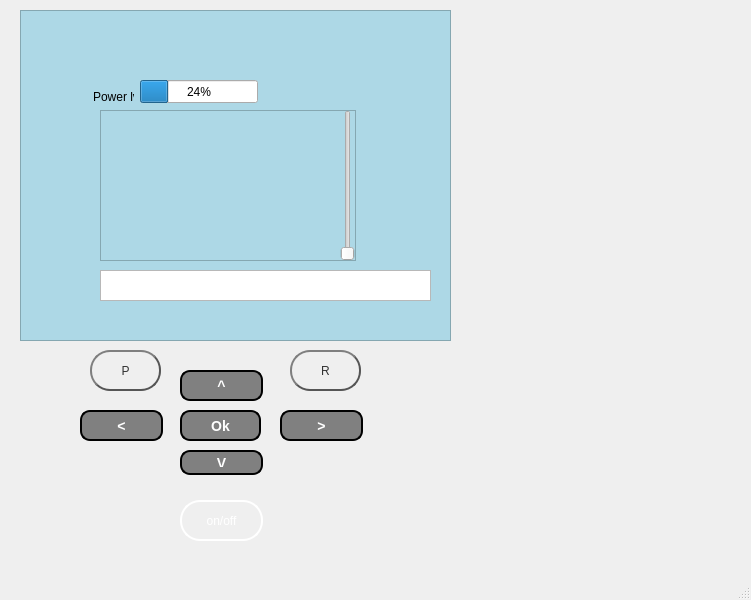
<?xml version="1.0" encoding="UTF-8"?>
<ui version="4.0">
 <class>MainWindow</class>
 <widget class="QMainWindow" name="MainWindow">
  <property name="geometry">
   <rect>
    <x>0</x>
    <y>0</y>
    <width>751</width>
    <height>600</height>
   </rect>
  </property>
  <property name="windowTitle">
   <string>MainWindow</string>
  </property>
  <widget class="QWidget" name="centralwidget">
   <widget class="QPushButton" name="pushButton">
    <property name="geometry">
     <rect>
      <x>180</x>
      <y>410</y>
      <width>81</width>
      <height>31</height>
     </rect>
    </property>
    <property name="styleSheet">
     <string notr="true">background-color:grey;
color:white;
border-style:outset;
border-width:2px;
border-radius:10px;
border-color:black;
font:bold 14px;
padding:6px;
min-width:10px;</string>
    </property>
    <property name="text">
     <string>Ok</string>
    </property>
   </widget>
   <widget class="QPushButton" name="pushButton_2">
    <property name="geometry">
     <rect>
      <x>180</x>
      <y>370</y>
      <width>83</width>
      <height>31</height>
     </rect>
    </property>
    <property name="styleSheet">
     <string notr="true">background-color:grey;
color:white;
border-style:outset;
border-width:2px;
border-radius:10px;
border-color:black;
font:bold 14px;
padding:6px;
min-width:10px;</string>
    </property>
    <property name="text">
     <string>^</string>
    </property>
   </widget>
   <widget class="QPushButton" name="pushButton_3">
    <property name="geometry">
     <rect>
      <x>180</x>
      <y>450</y>
      <width>83</width>
      <height>25</height>
     </rect>
    </property>
    <property name="styleSheet">
     <string notr="true">background-color:grey;
color:white;
border-style:outset;
border-width:2px;
border-radius:10px;
border-color:black;
font:bold 14px;
padding:6px;
min-width:10px;</string>
    </property>
    <property name="text">
     <string>V</string>
    </property>
   </widget>
   <widget class="QPushButton" name="pushButton_4">
    <property name="geometry">
     <rect>
      <x>280</x>
      <y>410</y>
      <width>83</width>
      <height>31</height>
     </rect>
    </property>
    <property name="styleSheet">
     <string notr="true">background-color:grey;
color:white;
border-style:outset;
border-width:2px;
border-radius:10px;
border-color:black;
font:bold 14px;
padding:6px;
min-width:10px;</string>
    </property>
    <property name="text">
     <string>&gt;</string>
    </property>
   </widget>
   <widget class="QPushButton" name="pushButton_5">
    <property name="geometry">
     <rect>
      <x>80</x>
      <y>410</y>
      <width>83</width>
      <height>31</height>
     </rect>
    </property>
    <property name="styleSheet">
     <string notr="true">background-color:grey;
color:white;
border-style:outset;
border-width:2px;
border-radius:10px;
border-color:black;
font:bold 14px;
padding:6px;
min-width:10px;</string>
    </property>
    <property name="text">
     <string>&lt;</string>
    </property>
   </widget>
   <widget class="QPushButton" name="pushButton_6">
    <property name="geometry">
     <rect>
      <x>180</x>
      <y>500</y>
      <width>83</width>
      <height>41</height>
     </rect>
    </property>
    <property name="styleSheet">
     <string notr="true"> color: #fff;
    border: 2px solid #fff;
    border-radius: 20px;
    border-style: outset;
    background: qradialgradient(
        cx: 0.3, cy: -0.4, fx: 0.3, fy: -0.4,
        radius: 1.35, stop: 0 #fff, stop: 1 red
        );
    padding: 5px;</string>
    </property>
    <property name="text">
     <string>on/off</string>
    </property>
   </widget>
   <widget class="QPushButton" name="pushButton_7">
    <property name="geometry">
     <rect>
      <x>290</x>
      <y>350</y>
      <width>71</width>
      <height>41</height>
     </rect>
    </property>
    <property name="styleSheet">
     <string notr="true"> color: #333;
    border: 2px solid #555;
    border-radius: 20px;
    border-style: outset;
    background: qradialgradient(
        cx: 0.3, cy: -0.4, fx: 0.3, fy: -0.4,
        radius: 1.35, stop: 0 #fff, stop: 1 #888
        );
    padding: 5px;</string>
    </property>
    <property name="text">
     <string>R</string>
    </property>
   </widget>
   <widget class="QPushButton" name="pushButton_8">
    <property name="geometry">
     <rect>
      <x>90</x>
      <y>350</y>
      <width>71</width>
      <height>41</height>
     </rect>
    </property>
    <property name="styleSheet">
     <string notr="true"> color: #333;
    border: 2px solid #555;
    border-radius: 20px;
    border-style: outset;
    background: qradialgradient(
        cx: 0.3, cy: -0.4, fx: 0.3, fy: -0.4,
        radius: 1.35, stop: 0 #fff, stop: 1 #888
        );
    padding: 5px;

</string>
    </property>
    <property name="text">
     <string>P</string>
    </property>
   </widget>
   <widget class="QTextEdit" name="textEdit">
    <property name="geometry">
     <rect>
      <x>20</x>
      <y>10</y>
      <width>431</width>
      <height>331</height>
     </rect>
    </property>
    <property name="font">
     <font>
      <family>DejaVu Sans</family>
      <pointsize>15</pointsize>
     </font>
    </property>
    <property name="styleSheet">
     <string notr="true">background-color:lightblue;</string>
    </property>
   </widget>
   <widget class="QLabel" name="Digital_clock2">
    <property name="geometry">
     <rect>
      <x>310</x>
      <y>60</y>
      <width>101</width>
      <height>31</height>
     </rect>
    </property>
    <property name="text">
     <string/>
    </property>
   </widget>
   <widget class="QListWidget" name="listWidget">
    <property name="geometry">
     <rect>
      <x>100</x>
      <y>110</y>
      <width>256</width>
      <height>151</height>
     </rect>
    </property>
    <property name="styleSheet">
     <string notr="true">background-color:lightblue;</string>
    </property>
   </widget>
   <widget class="QProgressBar" name="progressBar">
    <property name="geometry">
     <rect>
      <x>140</x>
      <y>80</y>
      <width>118</width>
      <height>23</height>
     </rect>
    </property>
    <property name="value">
     <number>24</number>
    </property>
   </widget>
   <widget class="QLabel" name="label">
    <property name="geometry">
     <rect>
      <x>93</x>
      <y>86</y>
      <width>41</width>
      <height>21</height>
     </rect>
    </property>
    <property name="text">
     <string>Power lv</string>
    </property>
   </widget>
   <widget class="QSlider" name="verticalSlider">
    <property name="geometry">
     <rect>
      <x>340</x>
      <y>110</y>
      <width>16</width>
      <height>151</height>
     </rect>
    </property>
    <property name="orientation">
     <enum>Qt::Vertical</enum>
    </property>
   </widget>
   <widget class="QListWidget" name="listWidget_2">
    <property name="geometry">
     <rect>
      <x>100</x>
      <y>270</y>
      <width>331</width>
      <height>31</height>
     </rect>
    </property>
   </widget>
  </widget>
  <widget class="QMenuBar" name="menubar">
   <property name="geometry">
    <rect>
     <x>0</x>
     <y>0</y>
     <width>751</width>
     <height>22</height>
    </rect>
   </property>
  </widget>
  <widget class="QStatusBar" name="statusbar"/>
 </widget>
 <resources/>
 <connections/>
</ui>
